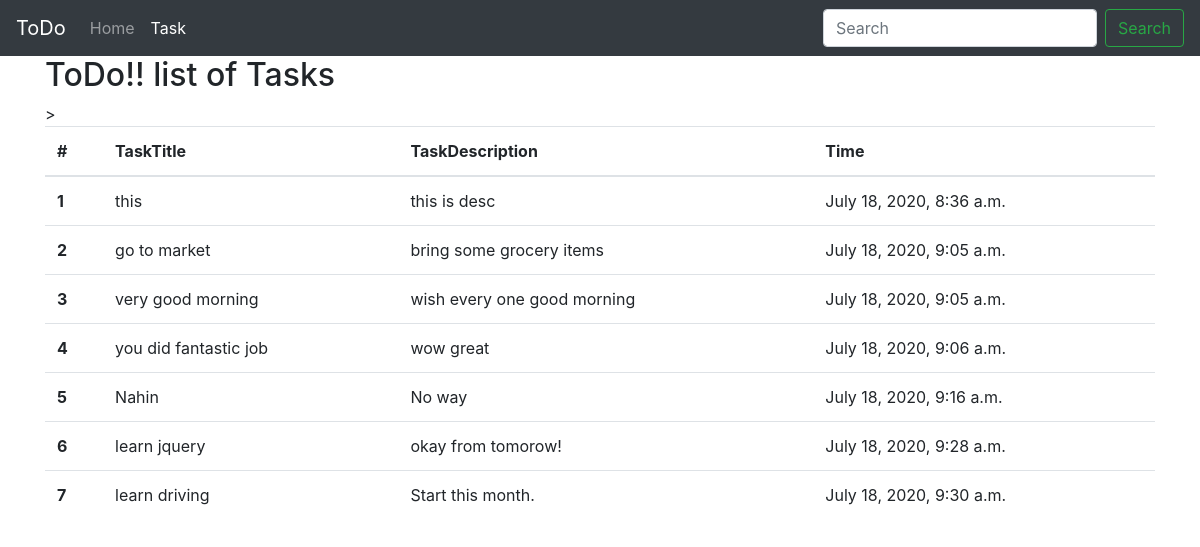
Before: /task/ with the older database file.
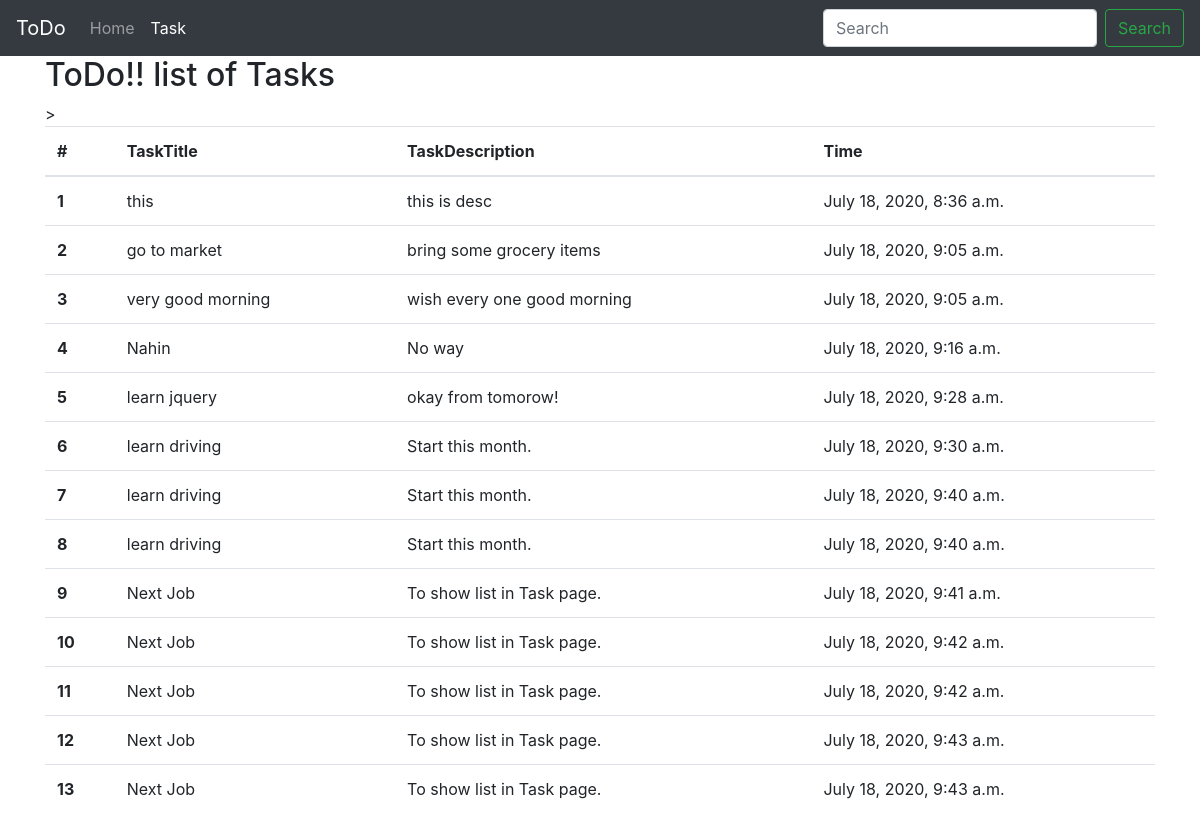
After: the same page with the newer database file.
### todo_app/models.py (models this page shows, shortened)
class Task(models.Model):
    taskTitle = models.CharField(max_length=30)
    taskDesc = models.TextField()
    time = models.DateTimeField(auto_now_add=True)

### todo_app/views.py (the view)
# urls.py: path('task/', views.task,name='task'),
def task (request):
    allTasks = Task.objects.all()
    context = {'tasks':allTasks}
    return render(request,'todo_app/task.html',context)

### templates/todo_app/task.html (shortened to what this page needs)
<!doctype html>
<html lang="en">
  <head>
    <link rel="stylesheet" href="https://stackpath.bootstrapcdn.com/bootstrap/4.5.0/css/bootstrap.min.css">
  </head>
  <body>
    <nav class="navbar navbar-expand-lg navbar-dark bg-dark">
        <a class="navbar-brand" href="/">ToDo</a>
        <div class="collapse navbar-collapse" id="navbarTogglerDemo03">
          <ul class="navbar-nav mr-auto mt-2 mt-lg-0">
            <li class="nav-item ">
              <a class="nav-link" href="/">Home <span class="sr-only">(current)</span></a>
            </li>
            <li class="nav-item active">
              <a class="nav-link" href="#">Task</a>
            </li>
          </ul>
          <form class="form-inline my-2 my-lg-0">
            <input class="form-control mr-sm-2" type="search" placeholder="Search" aria-label="Search">
            <button class="btn btn-outline-success my-2 my-sm-0" type="submit">Search</button>
          </form>
        </div>
      </nav>
      <div class="container my3" py-3>
          <h2>ToDo!! list of Tasks</h2>
          <table class="table">
  <thead>
    <tr>
      <th scope="col">#</th>
      <th scope="col">TaskTitle</th>
      <th scope="col">TaskDescription</th>
      <th scope="col">Time</th>
    </tr>
  </thead>
  <tbody>
  {% for task in tasks  %}
    <tr>
      <th scope="row">{{forloop.counter}}</th>
      <td>{{task.taskTitle}}</td>
      <td>{{task.taskDesc}}</td>
      <td>{{task.time}}</td>
    </tr>
  {% endfor %}
  </tbody>
</table>
        </div>
  </body>
</html>

Changed rows visible on the page:
removed Task: taskTitle "you did fantastic job", taskDesc "wow great", time "July 18, 2020, 9:06 a.m."
added Task: taskTitle "learn driving", taskDesc "Start this month.", time "July 18, 2020, 9:40 a.m."
added Task: taskTitle "learn driving", taskDesc "Start this month.", time "July 18, 2020, 9:40 a.m."
added Task: taskTitle "Next Job", taskDesc "To show list in Task page.", time "July 18, 2020, 9:41 a.m."
added Task: taskTitle "Next Job", taskDesc "To show list in Task page.", time "July 18, 2020, 9:42 a.m."
added Task: taskTitle "Next Job", taskDesc "To show list in Task page.", time "July 18, 2020, 9:42 a.m."
added Task: taskTitle "Next Job", taskDesc "To show list in Task page.", time "July 18, 2020, 9:43 a.m."
added Task: taskTitle "Next Job", taskDesc "To show list in Task page.", time "July 18, 2020, 9:43 a.m."
